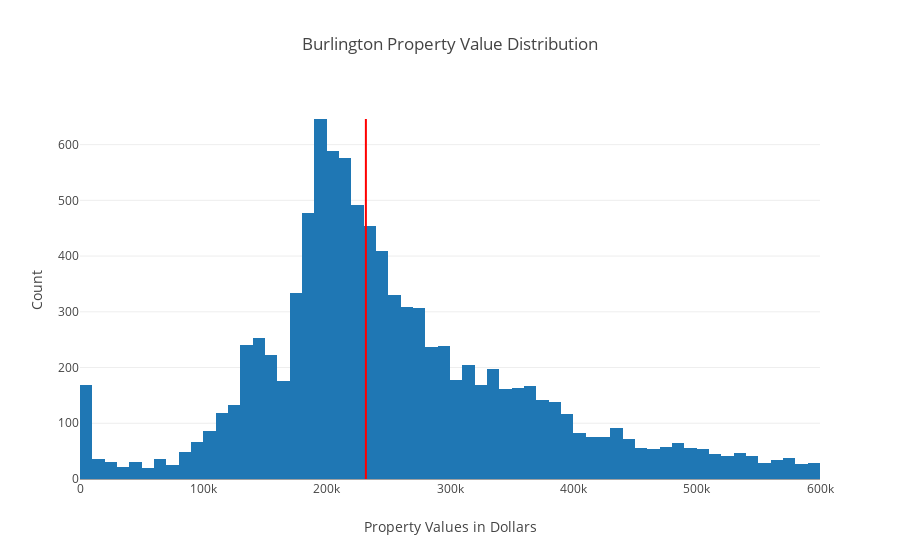

Notebook code cell kept with this figure:
### Code cell
plotly_hist(central, "Property Values in Dollars", "Count", 646)

### Figure 1 — Plotly figure (JSON) as saved in the notebook; plotly's stock layout.template omitted (floating-point values rounded to 4 significant figures; data arrays with more than 128 entries replaced by an {"elided": "..."} marker saying what was removed)
{"data": [{"type": "histogram", "uid": "70c4c095-4238-4eb8-b88e-d6195f89cf73", "x": {"elided": "9812 int values"}}], "layout": {"autosize": true, "shapes": [{"line": {"color": "red"}, "type": "line", "x0": 231800, "x1": 231800, "y0": 0, "y1": 646}], "title": {"text": "Burlington Property Value Distribution"}, "xaxis": {"autorange": true, "range": [-0.5, 600000.0], "title": {"text": "Property Values in Dollars"}, "type": "linear"}, "yaxis": {"autorange": true, "range": [-2.528, 680.1], "title": {"text": "Count"}}}}
